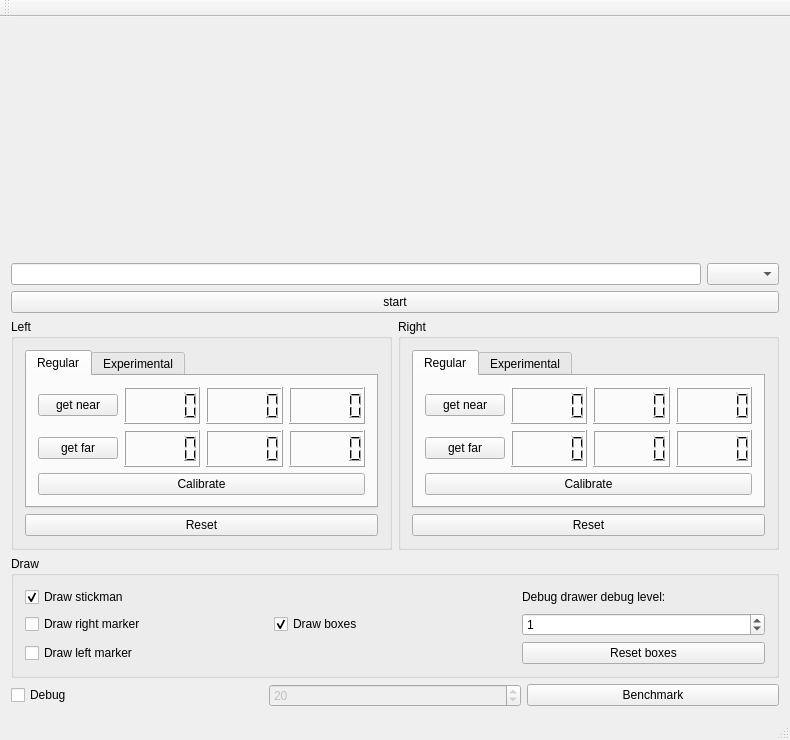
<?xml version="1.0" encoding="UTF-8"?>
<ui version="4.0">
 <class>MainWindow</class>
 <widget class="QMainWindow" name="MainWindow">
  <property name="geometry">
   <rect>
    <x>0</x>
    <y>0</y>
    <width>790</width>
    <height>740</height>
   </rect>
  </property>
  <property name="windowTitle">
   <string>MainWindow</string>
  </property>
  <widget class="QWidget" name="centralWidget">
   <layout class="QVBoxLayout" name="verticalLayout_2">
    <item>
     <layout class="QVBoxLayout" name="verticalLayout">
      <property name="sizeConstraint">
       <enum>QLayout::SetMinimumSize</enum>
      </property>
      <item>
       <widget class="GLWidget" name="displayWidget" native="true">
        <property name="sizePolicy">
         <sizepolicy hsizetype="Expanding" vsizetype="Expanding">
          <horstretch>0</horstretch>
          <verstretch>0</verstretch>
         </sizepolicy>
        </property>
       </widget>
      </item>
     </layout>
    </item>
    <item>
     <layout class="QHBoxLayout" name="horizontalLayout">
      <item>
       <widget class="QLineEdit" name="portNameLineEdit"/>
      </item>
      <item>
       <widget class="QComboBox" name="portBaudRateComboBox"/>
      </item>
     </layout>
    </item>
    <item>
     <widget class="QPushButton" name="startPushButton">
      <property name="text">
       <string>start</string>
      </property>
     </widget>
    </item>
    <item>
     <layout class="QHBoxLayout" name="pointsManagerHorizontalLayout">
      <property name="sizeConstraint">
       <enum>QLayout::SetFixedSize</enum>
      </property>
      <item>
       <widget class="QGroupBox" name="leftGroupBox">
        <property name="sizePolicy">
         <sizepolicy hsizetype="Preferred" vsizetype="Fixed">
          <horstretch>0</horstretch>
          <verstretch>0</verstretch>
         </sizepolicy>
        </property>
        <property name="title">
         <string>Left</string>
        </property>
        <layout class="QVBoxLayout" name="verticalLayout_3">
         <item>
          <widget class="QTabWidget" name="leftTabWidget">
           <property name="currentIndex">
            <number>0</number>
           </property>
           <widget class="QWidget" name="leftRegularTab">
            <attribute name="title">
             <string>Regular</string>
            </attribute>
            <layout class="QVBoxLayout" name="verticalLayout_7">
             <item>
              <layout class="QHBoxLayout" name="leftNearHorizontalLayout">
               <item>
                <widget class="QPushButton" name="leftNearPushButton">
                 <property name="text">
                  <string>get near</string>
                 </property>
                </widget>
               </item>
               <item>
                <widget class="QLCDNumber" name="leftNearXLcdNumber"/>
               </item>
               <item>
                <widget class="QLCDNumber" name="leftNearYLcdNumber"/>
               </item>
               <item>
                <widget class="QLCDNumber" name="leftNearZLcdNumber"/>
               </item>
              </layout>
             </item>
             <item>
              <layout class="QHBoxLayout" name="leftFarHorizontalLayout">
               <item>
                <widget class="QPushButton" name="leftFarPushButton">
                 <property name="text">
                  <string>get far</string>
                 </property>
                </widget>
               </item>
               <item>
                <widget class="QLCDNumber" name="leftFarXLcdNumber"/>
               </item>
               <item>
                <widget class="QLCDNumber" name="leftFarYLcdNumber"/>
               </item>
               <item>
                <widget class="QLCDNumber" name="leftFarZLcdNumber"/>
               </item>
              </layout>
             </item>
             <item>
              <widget class="QPushButton" name="leftRegularCalibratePushButton">
               <property name="text">
                <string>Calibrate</string>
               </property>
              </widget>
             </item>
            </layout>
           </widget>
           <widget class="QWidget" name="leftExperimentalTab">
            <attribute name="title">
             <string>Experimental</string>
            </attribute>
            <layout class="QVBoxLayout" name="verticalLayout_8">
             <item>
              <widget class="QPushButton" name="leftFrontPushButton">
               <property name="text">
                <string>Left Front</string>
               </property>
              </widget>
             </item>
             <item>
              <widget class="QPushButton" name="leftLeftPushButton">
               <property name="text">
                <string>Left Left</string>
               </property>
              </widget>
             </item>
             <item>
              <widget class="QPushButton" name="leftZeroPushButton">
               <property name="text">
                <string>Left Zero</string>
               </property>
              </widget>
             </item>
             <item>
              <widget class="QPushButton" name="leftExperimentalCalibratePushButton">
               <property name="text">
                <string>Calibrate</string>
               </property>
              </widget>
             </item>
            </layout>
           </widget>
          </widget>
         </item>
         <item>
          <widget class="QPushButton" name="leftResetPushButton">
           <property name="text">
            <string>Reset</string>
           </property>
          </widget>
         </item>
        </layout>
       </widget>
      </item>
      <item>
       <widget class="QGroupBox" name="rightGroupBox">
        <property name="sizePolicy">
         <sizepolicy hsizetype="Preferred" vsizetype="Fixed">
          <horstretch>0</horstretch>
          <verstretch>0</verstretch>
         </sizepolicy>
        </property>
        <property name="title">
         <string>Right</string>
        </property>
        <layout class="QVBoxLayout" name="verticalLayout_4">
         <item>
          <widget class="QTabWidget" name="rightTabWidget">
           <property name="currentIndex">
            <number>0</number>
           </property>
           <widget class="QWidget" name="rightRegularTab">
            <attribute name="title">
             <string>Regular</string>
            </attribute>
            <layout class="QVBoxLayout" name="verticalLayout_5">
             <item>
              <layout class="QHBoxLayout" name="rightNearHorizontalLayout">
               <item>
                <widget class="QPushButton" name="rightNearPushButton">
                 <property name="text">
                  <string>get near</string>
                 </property>
                </widget>
               </item>
               <item>
                <widget class="QLCDNumber" name="rightNearXLcdNumber"/>
               </item>
               <item>
                <widget class="QLCDNumber" name="rightNearYLcdNumber"/>
               </item>
               <item>
                <widget class="QLCDNumber" name="rightNearZLcdNumber"/>
               </item>
              </layout>
             </item>
             <item>
              <layout class="QHBoxLayout" name="rightFarHorizontalLayout">
               <item>
                <widget class="QPushButton" name="rightFarPushButton">
                 <property name="text">
                  <string>get far</string>
                 </property>
                </widget>
               </item>
               <item>
                <widget class="QLCDNumber" name="rightFarXLcdNumber"/>
               </item>
               <item>
                <widget class="QLCDNumber" name="rightFarYLcdNumber"/>
               </item>
               <item>
                <widget class="QLCDNumber" name="rightFarZLcdNumber"/>
               </item>
              </layout>
             </item>
             <item>
              <widget class="QPushButton" name="rightRegularCalibratePushButton">
               <property name="text">
                <string>Calibrate</string>
               </property>
              </widget>
             </item>
            </layout>
           </widget>
           <widget class="QWidget" name="rightExperimentalTab">
            <attribute name="title">
             <string>Experimental</string>
            </attribute>
            <layout class="QVBoxLayout" name="verticalLayout_6">
             <item>
              <widget class="QPushButton" name="rightFrontPushButton">
               <property name="text">
                <string>Right Front</string>
               </property>
              </widget>
             </item>
             <item>
              <widget class="QPushButton" name="rightRightPushButton">
               <property name="text">
                <string>Right Right</string>
               </property>
              </widget>
             </item>
             <item>
              <widget class="QPushButton" name="rightZeroPushButton">
               <property name="text">
                <string>Right Zero</string>
               </property>
              </widget>
             </item>
             <item>
              <widget class="QPushButton" name="rightExperimentalCalibratePushButton">
               <property name="text">
                <string>Calibrate</string>
               </property>
              </widget>
             </item>
            </layout>
           </widget>
          </widget>
         </item>
         <item>
          <widget class="QPushButton" name="rightResetPushButton">
           <property name="text">
            <string>Reset</string>
           </property>
          </widget>
         </item>
        </layout>
       </widget>
      </item>
     </layout>
    </item>
    <item>
     <widget class="QGroupBox" name="drawSettingsGroupBox">
      <property name="title">
       <string>Draw</string>
      </property>
      <layout class="QGridLayout" name="gridLayout">
       <item row="0" column="0">
        <widget class="QCheckBox" name="drawStickmanCheckBox">
         <property name="text">
          <string>Draw stickman</string>
         </property>
         <property name="checked">
          <bool>true</bool>
         </property>
        </widget>
       </item>
       <item row="1" column="0">
        <widget class="QCheckBox" name="drawRightMarkerCheckBox">
         <property name="text">
          <string>Draw right marker</string>
         </property>
        </widget>
       </item>
       <item row="2" column="0">
        <widget class="QCheckBox" name="drawLeftMarkerCheckBox">
         <property name="text">
          <string>Draw left marker</string>
         </property>
        </widget>
       </item>
       <item row="0" column="2">
        <widget class="QLabel" name="label">
         <property name="text">
          <string>Debug drawer debug level:</string>
         </property>
        </widget>
       </item>
       <item row="1" column="2">
        <widget class="QSpinBox" name="spinBox">
         <property name="value">
          <number>1</number>
         </property>
        </widget>
       </item>
       <item row="2" column="2">
        <widget class="QPushButton" name="resetBoxesPushButton">
         <property name="text">
          <string>Reset boxes</string>
         </property>
        </widget>
       </item>
       <item row="1" column="1">
        <widget class="QCheckBox" name="drawBoxesCheckBox">
         <property name="text">
          <string>Draw boxes</string>
         </property>
         <property name="checked">
          <bool>true</bool>
         </property>
        </widget>
       </item>
      </layout>
     </widget>
    </item>
    <item>
     <layout class="QHBoxLayout" name="horizontalLayout_2">
      <item>
       <widget class="QCheckBox" name="debugEnableCheckBox">
        <property name="toolTip">
         <string>Log debug data</string>
        </property>
        <property name="text">
         <string>Debug</string>
        </property>
       </widget>
      </item>
      <item>
       <widget class="QSpinBox" name="debugIntervalSpinBox">
        <property name="enabled">
         <bool>false</bool>
        </property>
        <property name="toolTip">
         <string>Show sample data every ... samples</string>
        </property>
        <property name="minimum">
         <number>1</number>
        </property>
        <property name="maximum">
         <number>100</number>
        </property>
        <property name="value">
         <number>20</number>
        </property>
       </widget>
      </item>
      <item>
       <widget class="QPushButton" name="benchmarkPushButton">
        <property name="text">
         <string>Benchmark</string>
        </property>
       </widget>
      </item>
     </layout>
    </item>
   </layout>
  </widget>
  <widget class="QMenuBar" name="menuBar">
   <property name="geometry">
    <rect>
     <x>0</x>
     <y>0</y>
     <width>790</width>
     <height>25</height>
    </rect>
   </property>
  </widget>
  <widget class="QToolBar" name="mainToolBar">
   <attribute name="toolBarArea">
    <enum>TopToolBarArea</enum>
   </attribute>
   <attribute name="toolBarBreak">
    <bool>false</bool>
   </attribute>
  </widget>
  <widget class="QStatusBar" name="statusBar"/>
 </widget>
 <layoutdefault spacing="6" margin="11"/>
 <customwidgets>
  <customwidget>
   <class>GLWidget</class>
   <extends>QWidget</extends>
   <header>glwidget.h</header>
   <container>1</container>
   <slots>
    <slot>toggleDebugEnable(bool)</slot>
    <slot>setDebugInterval(int)</slot>
    <slot>setDrawStickman(bool)</slot>
    <slot>setDrawRightMarker(bool)</slot>
    <slot>setDrawLeftMarker(bool)</slot>
    <slot>setDebugLevel(int)</slot>
    <slot>resetBoxes()</slot>
    <slot>setDrawBoxes(bool)</slot>
   </slots>
  </customwidget>
 </customwidgets>
 <resources/>
 <connections>
  <connection>
   <sender>debugEnableCheckBox</sender>
   <signal>toggled(bool)</signal>
   <receiver>debugIntervalSpinBox</receiver>
   <slot>setEnabled(bool)</slot>
   <hints>
    <hint type="sourcelabel">
     <x>262</x>
     <y>704</y>
    </hint>
    <hint type="destinationlabel">
     <x>520</x>
     <y>707</y>
    </hint>
   </hints>
  </connection>
  <connection>
   <sender>debugEnableCheckBox</sender>
   <signal>toggled(bool)</signal>
   <receiver>displayWidget</receiver>
   <slot>toggleDebugEnable(bool)</slot>
   <hints>
    <hint type="sourcelabel">
     <x>140</x>
     <y>704</y>
    </hint>
    <hint type="destinationlabel">
     <x>155</x>
     <y>95</y>
    </hint>
   </hints>
  </connection>
  <connection>
   <sender>debugIntervalSpinBox</sender>
   <signal>valueChanged(int)</signal>
   <receiver>displayWidget</receiver>
   <slot>setDebugInterval(int)</slot>
   <hints>
    <hint type="sourcelabel">
     <x>520</x>
     <y>707</y>
    </hint>
    <hint type="destinationlabel">
     <x>525</x>
     <y>98</y>
    </hint>
   </hints>
  </connection>
  <connection>
   <sender>drawStickmanCheckBox</sender>
   <signal>toggled(bool)</signal>
   <receiver>displayWidget</receiver>
   <slot>setDrawStickman(bool)</slot>
   <hints>
    <hint type="sourcelabel">
     <x>130</x>
     <y>568</y>
    </hint>
    <hint type="destinationlabel">
     <x>263</x>
     <y>109</y>
    </hint>
   </hints>
  </connection>
  <connection>
   <sender>drawRightMarkerCheckBox</sender>
   <signal>toggled(bool)</signal>
   <receiver>displayWidget</receiver>
   <slot>setDrawRightMarker(bool)</slot>
   <hints>
    <hint type="sourcelabel">
     <x>116</x>
     <y>598</y>
    </hint>
    <hint type="destinationlabel">
     <x>79</x>
     <y>114</y>
    </hint>
   </hints>
  </connection>
  <connection>
   <sender>drawLeftMarkerCheckBox</sender>
   <signal>toggled(bool)</signal>
   <receiver>displayWidget</receiver>
   <slot>setDrawLeftMarker(bool)</slot>
   <hints>
    <hint type="sourcelabel">
     <x>168</x>
     <y>631</y>
    </hint>
    <hint type="destinationlabel">
     <x>126</x>
     <y>91</y>
    </hint>
   </hints>
  </connection>
  <connection>
   <sender>spinBox</sender>
   <signal>valueChanged(int)</signal>
   <receiver>displayWidget</receiver>
   <slot>setDebugLevel(int)</slot>
   <hints>
    <hint type="sourcelabel">
     <x>771</x>
     <y>601</y>
    </hint>
    <hint type="destinationlabel">
     <x>346</x>
     <y>99</y>
    </hint>
   </hints>
  </connection>
  <connection>
   <sender>resetBoxesPushButton</sender>
   <signal>clicked()</signal>
   <receiver>displayWidget</receiver>
   <slot>resetBoxes()</slot>
   <hints>
    <hint type="sourcelabel">
     <x>771</x>
     <y>634</y>
    </hint>
    <hint type="destinationlabel">
     <x>609</x>
     <y>188</y>
    </hint>
   </hints>
  </connection>
  <connection>
   <sender>drawBoxesCheckBox</sender>
   <signal>toggled(bool)</signal>
   <receiver>displayWidget</receiver>
   <slot>setDrawBoxes(bool)</slot>
   <hints>
    <hint type="sourcelabel">
     <x>204</x>
     <y>652</y>
    </hint>
    <hint type="destinationlabel">
     <x>203</x>
     <y>141</y>
    </hint>
   </hints>
  </connection>
 </connections>
</ui>
